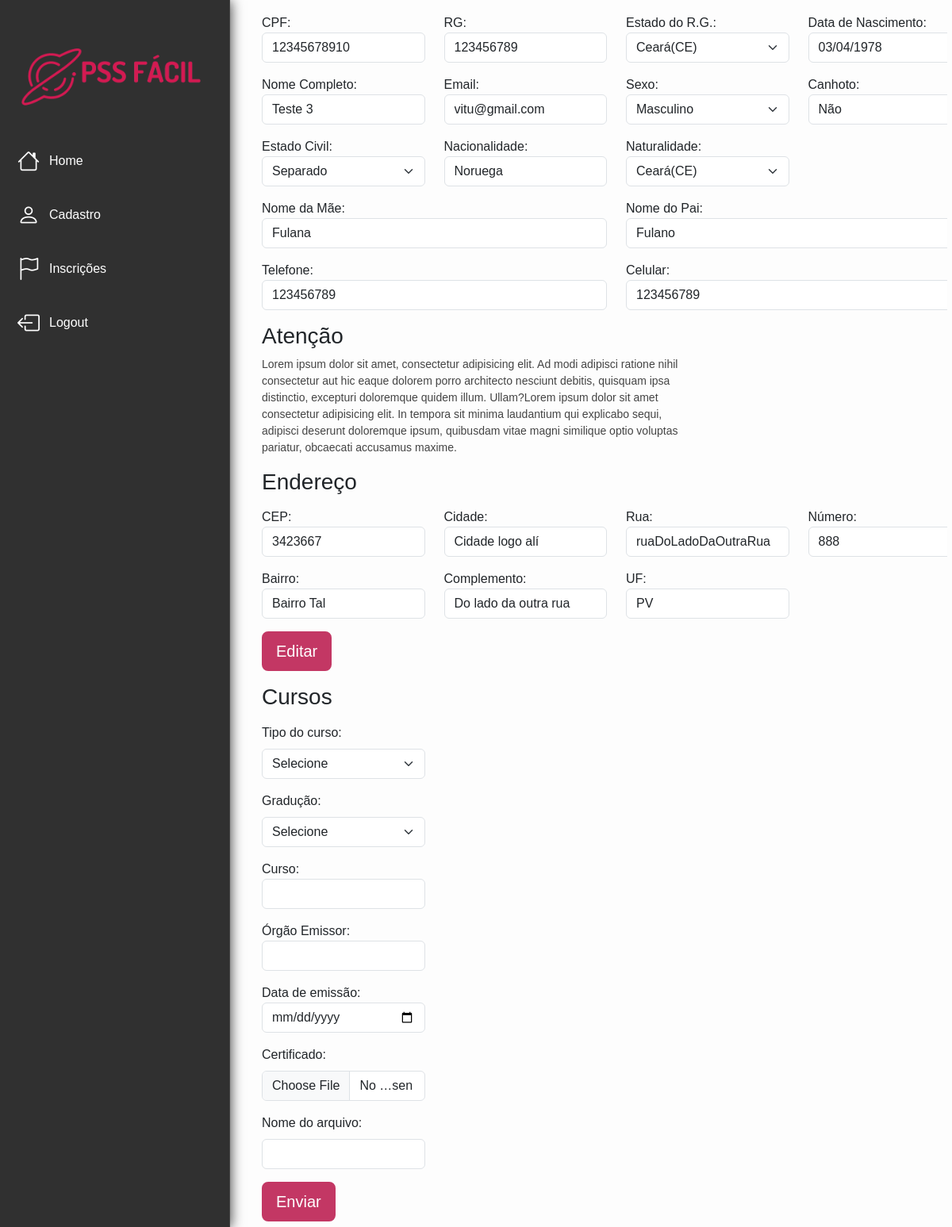
The page /php/cadastro.php (signed in) on the database its author committed.
### tables this page shows
CREATE TABLE `tb_usuario` (
  `id_usuario` int(11) NOT NULL,
  `nome_completo` varchar(80) NOT NULL,
  `data_nascimento` date NOT NULL,
  `cpf` varchar(20) NOT NULL,
  `rg` int(20) NOT NULL,
  `estado_rg` varchar(50) NOT NULL,
  `email` varchar(80) NOT NULL,
  `sexo` varchar(20) NOT NULL,
  `canhoto` varchar(20) NOT NULL,
  `estado_civil` varchar(20) NOT NULL,
  `nome_mae` varchar(80) NOT NULL,
  `nome_pai` varchar(80) NOT NULL,
  `nacionalidade` varchar(50) NOT NULL,
  `naturalidade` varchar(50) NOT NULL,
  `cep` int(20) NOT NULL,
  `rua` varchar(80) NOT NULL,
  `numero_casa` int(20) NOT NULL,
  `complemento` varchar(100) NOT NULL,
  `bairro` varchar(50) NOT NULL,
  `cidade` varchar(50) NOT NULL,
  `uf` varchar(20) NOT NULL,
  `senha` varchar(50) NOT NULL,
  `telefone` int(20) NOT NULL,
  `celular` int(20) NOT NULL
);

### php/cadastro.php (the view, shortened to what the rows shown need)
<?php
include "php/conn.php";
include "php/atualizar_dados.php";
$consulta_dados = $conn->prepare('SELECT * FROM `tb_usuario` WHERE id_usuario = :pId_usuario');
$consulta_dados->bindValue(':pId_usuario', $_SESSION['login']);
$consulta_dados->execute();
$row_dados = $consulta_dados->fetch();
?>
<!DOCTYPE php>
<php lang="pt-br">
    <?php
    include "headHTML.php"
    ?>
    <body class="body-area-usuario">
        <main class="main">
            <form action="cadastro.php" method="POST" enctype="multipart/form-data">
                <div class="row">
                    <div class="mb-3 col-3">
                        <label for="form-cpf" class="form-cpf">CPF:</label>
                        <input type="text" class="form-control" id="form-cpf" name="form-cpf" placeholder="000.000.000-00" value="<?php echo $row_dados['cpf'] ?>" <?php echo ($modoEdicao) ? '' : 'readonly'; ?>>
                    </div>
                    <div class="mb-3 col-3">
                        <label for="form-rg" class="form-rg">RG:</label>
                        <input type="text" class="form-control" id="form-rg" name="form-rg" placeholder="00.000.000-0" value="<?php echo $row_dados['rg']; ?>" <?php echo ($modoEdicao) ? '' : 'readonly'; ?>>
                    </div>
                    <div class="mb-3 col-3">
                        <label for="form-data-nascimento" class="form-data-nascimento">Data de Nascimento:</label>
                        <input type="date" class="form-control" id="form-data-nascimento" name="form-data-nascimento" value="<?php echo $row_dados['data_nascimento']; ?>" <?php echo ($modoEdicao) ? '' : 'readonly'; ?>>
                    </div>
                </div>
                <div class="row">
                    <div class="mb-3 col-3">
                        <label for="form-nome-completo" class="form-nome-completo">Nome Completo:</label>
                        <input type="text" class="form-control" id="form-nome-completo" name="form-nome-completo" placeholder="Nome completo" value="<?php echo $row_dados['nome_completo']; ?>" <?php echo ($modoEdicao) ? '' : 'readonly'; ?>>
                    </div>
                    <div class="mb-3 col-3">
                        <label for="form-email" class="form-email">Email:</label>
                        <input type="email" class="form-control" id="form-email" name="form-email" value="<?php echo $row_dados['email']; ?>" <?php echo ($modoEdicao) ? '' : 'readonly'; ?>>
                    </div>
                    <div class="mb-3 col-3">
                        <label for="form-nacionalidade" class="form-nacionalidade">Nacionalidade:</label>
                        <input type="text" class="form-control" id="form-nacionalidade" name="form-nacionalidade" value="<?php echo $row_dados['nacionalidade']; ?>" <?php echo ($modoEdicao) ? '' : 'readonly'; ?>>
                    </div>
                </div>
                <div class="row">
                    <div class="mb-3 col-6">
                        <label for="form-nome-mae" class="form-nome-mae">Nome da Mãe:</label>
                        <input type="text" class="form-control" id="form-nome-mae" name="form-nome-mae" value="<?php echo $row_dados['nome_mae']; ?>" <?php echo ($modoEdicao) ? '' : 'readonly'; ?>>
                    </div>
                    <div class="mb-3 col-6">
                        <label for="form-nome-pai" class="form-nome-pai">Nome do Pai:</label>
                        <input type="text" class="form-control" id="form-nome-pai" name="form-nome-pai" value="<?php echo $row_dados['nome_pai']; ?>" <?php echo ($modoEdicao) ? '' : 'readonly'; ?>>
                    </div>
                    <div class="mb-3 col-6">
                        <label for="form-telefone" class="form-telefone">Telefone:</label>
                        <input type="text" class="form-control" id="form-telefone" name="form-telefone" value="<?php echo $row_dados['telefone']; ?>" <?php echo ($modoEdicao) ? '' : 'readonly'; ?>>
                    </div>
                    <div class="mb-3 col-6">
                        <label for="form-celular" class="form-celular">Celular:</label>
                        <input type="text" class="form-control" id="form-celular" name="form-celular" value="<?php echo $row_dados['celular']; ?>" <?php echo ($modoEdicao) ? '' : 'readonly'; ?>>
                    </div>
                </div>
                <div class="row">
                    <div class="mb-3 col-3">
                        <label for="form-cep" class="form-cep">CEP:</label>
                        <input type="text" class="form-control" id="form-cep" name="form-cep" placeholder="00000-000" value="<?php echo $row_dados['cep']; ?>" <?php echo ($modoEdicao) ? '' : 'readonly'; ?>>
                    </div>
                    <div class="mb-3 col-3">
                        <label for="form-uf" class="form-uf">Cidade:</label>
                        <input type="text" class="form-control" id="form-uf" name="form-uf" value="<?php echo $row_dados['cidade']; ?>" <?php echo ($modoEdicao) ? '' : 'readonly'; ?>>
                    </div>
                    <div class="mb-3 col-3">
                        <label for="form-rua" class="form-rua">Rua:</label>
                        <input type="text" class="form-control" id="form-rua" name="form-rua" value="<?php echo $row_dados['rua']; ?>" <?php echo ($modoEdicao) ? '' : 'readonly'; ?>>
                    </div>
                    <div class="mb-3 col-3">
                        <label for="form-numero-da-casa" class="form-numero-da-casa">Número:</label>
                        <input type="text" class="form-control" id="form-numero-da-casa" name="form-numero-da-casa" value="<?php echo $row_dados['numero_casa']; ?>" <?php echo ($modoEdicao) ? '' : 'readonly'; ?>>
                    </div>
                    <div class="mb-3 col-3">
                        <label for="form-bairro" class="form-bairro">Bairro:</label>
                        <input type="text" class="form-control" id="form-bairro" name="form-bairro" value="<?php echo $row_dados['bairro']; ?>">
                    </div>
                    <div class="mb-3 col-3">
                        <label for="form-complemento" class="form-complemento">Complemento:</label>
                        <input type="text" class="form-control" id="form-complemento" name="form-complemento" value="<?php echo $row_dados['complemento']; ?>" <?php echo ($modoEdicao) ? '' : 'readonly'; ?>>
                    </div>
                    <div class="mb-3 col-3">
                        <label for="form-uf" class="form-uf">UF:</label>
                        <input type="text" class="form-control" id="form-uf" name="form-uf" value="<?php echo $row_dados['uf']; ?>" <?php echo ($modoEdicao) ? '' : 'readonly'; ?>>
                    </div>
                </div>
            </form>
        </main>
    </body>
    </html>
</php>

### rows shown on the page
tb_usuario: form-cpf "12345678910", form-rg "123456789", form-data-nascimento "03/04/1978", form-nome-completo "Teste 3", form-email "vitu@gmail.com", form-nacionalidade "Noruega", form-nome-mae "Fulana", form-nome-pai "Fulano", form-telefone "123456789", form-celular "123456789", form-cep "3423667", form-uf "Cidade logo alí", form-rua "ruaDoLadoDaOutraRua", form-numero-da-casa "888", form-bairro "Bairro Tal", form-complemento "Do lado da outra rua", form-uf "PV"

### other values the page prints
form field form-estado-rg "Ceará(CE)"
form field form-sexo "Masculino"
form field form-canhoto "Não"
form field form-estado-civil "Separado"
form field form-naturalidade "Ceará(CE)"
